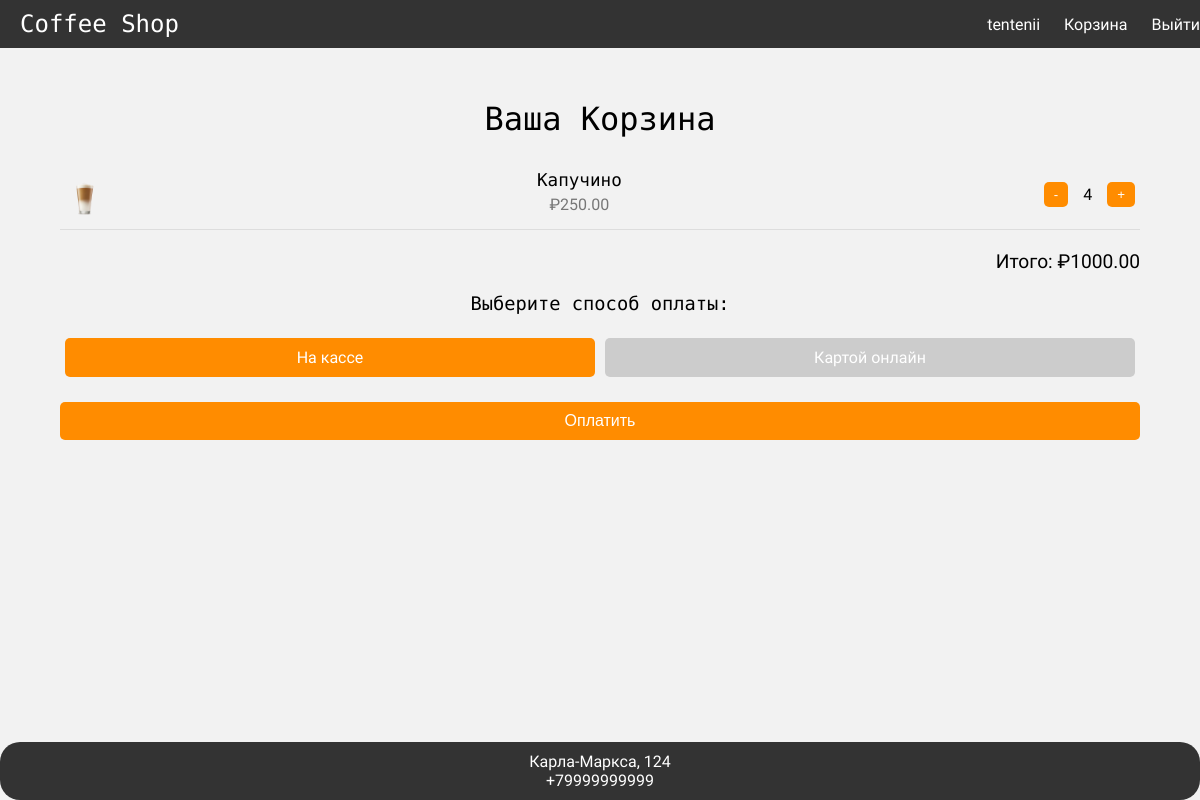
The app's page /cart/ (signed in) with its own data.
### shop/models.py (models this page shows, shortened)
class CartItem(models.Model):
    cart = models.ForeignKey(Cart, on_delete=models.CASCADE)
    product = models.ForeignKey(Product, on_delete=models.CASCADE)
    quantity = models.PositiveIntegerField(default=1)

class Product(models.Model):
    CATEGORY_CHOICES = (
        ('coffee', 'Coffee'),
        ('pastry', 'Pastry'),
    )
    name = models.CharField(max_length=100)
    description = models.TextField(blank=True)
    price = models.DecimalField(max_digits=5, decimal_places=2)
    category = models.CharField(max_length=10, choices=CATEGORY_CHOICES)
    image = models.ImageField(upload_to='static/images', default='static/images/coffe_1.png')

### shop/views.py (the view)
# urls.py: path('cart/', views.view_cart, name='view_cart'),
@login_required
def view_cart(request):
    cart = get_object_or_404(Cart, user=request.user)
    cart_items = cart.cartitem_set.all()
    cart_total = sum(item.product.price * item.quantity for item in cart_items)
    order_num = random.randint(1000, 9999)
    return render(request, 'shop/view_cart.html', {'cart': cart, 'cart_total': cart_total, 'order_num': order_num})

### shop/templates/shop/view_cart.html (shortened to what this page needs)
{% extends 'shop/base.html' %}
{% load static %}
{% block content %}
<h1 class="top-block">Ваша Корзина</h1>
<div class="cart-container">
        {% for item in cart.cartitem_set.all %}
        <div class="cart-item" data-item-id="{{ item.id }}">
            <img src="{{ item.product.image.url }}" alt="{{ item.product.name }}">
            <div class="item-info">
                <h3>{{ item.product.name }}</h3>
                <p>₽{{ item.product.price }}</p>
            </div>
            <div class="item-quantity">
                <button class="btn-decrease">-</button>
                <span class="quantity">{{ item.quantity }}</span>
                <button class="btn-increase">+</button>
            </div>
        </div>
        {% endfor %}
</div>
<div class="cart-summary">
    Итого: ₽<span id="cart-total">{{ cart_total }}</span>
</div>
<div class="payment-method">
    <h3>Выберите способ оплаты:</h3>
    <div class="payment-options">
        <div id="cash-option" class="payment-option active">На кассе</div>
        <div id="card-option" class="payment-option">Картой онлайн</div>
    </div>
</div>
<button id="pay-button" class="btn-pay">Оплатить</button>
{% endblock %}

### shop/templates/shop/base.html (shortened to what this page needs)
{% load static %}
<!DOCTYPE html>
<html lang="en">
<head>
    <link rel="stylesheet" href="{% static '/css/styles.css' %}">
</head>
<body>
    <header>
        <h1><a href="{% url 'product_list' %}">Coffee Shop</a></h1>
        <nav>
            {% if user.is_authenticated %}
                <span>{{ user.username }}</span>
                <a href="{% url 'view_cart' %}">Корзина</a>
                <a href="{% url 'logout' %}">Выйти</a>
            {% else %}
                <a href="{% url 'login' %}">Войти</a>
                <a href="{% url 'register' %}">Зарегестрироваться</a>
            {% endif %}
        </nav>
    </header>
    <div class="container">
        {% block content %}{% endblock %}
    </div>
<footer>Карла-Маркса, 124 <br> +79999999999</footer>
</body>
</html>

### shop/static/css/styles.css (style rules this page uses)
body { font-family: "Wix Madefor Display", sans-serif; font-optical-sizing: auto; font-weight: 400; font-style: normal; background-color: #f2f2f2; margin: 0; padding: 0; display: flex; flex-direction: column; align-items: center; }
h1, h2, h3 { font-family: "Rubik Mono One", monospace; font-weight: 400; font-style: normal; }
.top-block { margin-top: 0px; }
header { background-color: #333; color: white; display: flex; justify-content: space-between; align-items: center; padding: 10px 20px; border-bottom-left-radius: 20px; border-bottom-right-radius: 20px; width: 100%; max-width: 1200px; position: fixed; top: 0; left: 50%; transform: translateX(-50%); }
header h1 { margin: 0; font-size: 1.5em; }
header a { color: white; margin-left: 20px; text-decoration: none; font-size: 1em; }
.container { width: 90%; max-width: 1200px; margin: 80px auto 20px auto; text-align: center; padding: 20px; }
footer { background-color: #333; color: white; text-align: center; padding: 10px 0; width: 100%; bottom: 0; border-radius: 20px; position: fixed; }
.cart-item { display: flex; justify-content: space-between; align-items: center; padding: 10px 0; border-bottom: 1px solid #ddd; }
.cart-item img { width: 50px; height: 50px; object-fit: cover; border-radius: 5px; margin-right: 10px; }
.cart-item .item-info { flex-grow: 1; }
.cart-item .item-info h3 { margin: 0; font-size: 1.1em; }
.cart-item .item-info p { margin: 5px 0; color: #777; }
.cart-item .item-quantity { display: flex; align-items: center; }
.cart-item .item-quantity button { background-color: #ff8c00; border: none; color: white; padding: 5px 10px; text-decoration: none; border-radius: 5px; cursor: pointer; transition: background-color 0.3s; margin: 0 5px; }
.cart-item .item-quantity span { margin: 0 10px; }
.cart-summary { margin-top: 20px; text-align: right; font-size: 1.2em; }
.btn-pay { display: block; width: 100%; padding: 10px; font-size: 1em; background-color: #ff8c00; color: white; border: none; border-radius: 5px; cursor: pointer; transition: background-color 0.3s; margin: 20px 0; }
.payment-method { margin: 20px 0; text-align: center; }
.payment-options { display: flex; justify-content: center; margin-top: 10px; flex-wrap: wrap; }
.payment-option { flex: 1; padding: 10px; margin: 5px; background-color: #ccc; color: white; cursor: pointer; border-radius: 5px; transition: background-color 0.3s; text-align: center; }
.payment-option.active { background-color: #ff8c00; }

### records on screen
CartItem: product.image (picture), product.name "Капучино", product.price "250.00", quantity "4"

### other values on screen
{{ user.username }} "tentenii"
{{ cart_total }} "1000.00"
